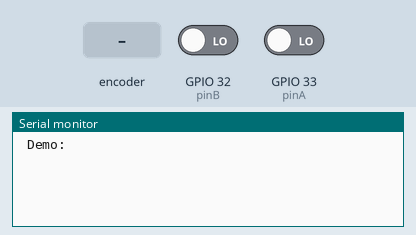
Recording of a sketch running on a simulated ESP32. On the bench: the last lines printed to the serial monitor. The inputs (shaded band) are chosen by the test bench; at power-on: GPIO 32 (pinB) LOW, GPIO 33 (pinA) LOW.

Above: at 1.2 s.
1.3 s: rotary encoder on GPIO 33 (pinA) / GPIO 32 (pinB) turned 1 step (first pin leading)
At 1.7 s:
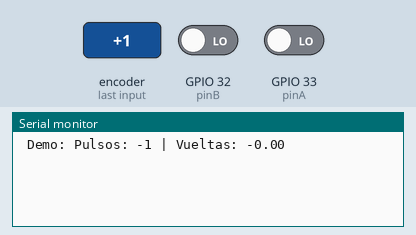
3.0 s: rotary encoder on GPIO 33 (pinA) / GPIO 32 (pinB) turned 1 step (first pin leading)
At 4.3 s:
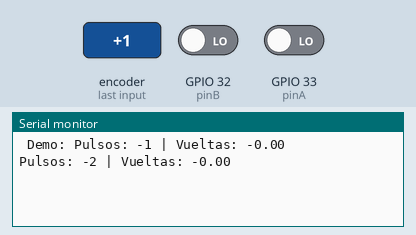

The sketch:

ESP32_LPD3806.ino
```cpp
// Se deberan conectar resistencias de 10k entre el cable verde (A) a 5v
// y el cable blanco (B) a 5v

// Pines del encoder
const int pinA = 33;
const int pinB = 32;

volatile long contador = 0;

void IRAM_ATTR encoderISR() {
  bool estadoA = digitalRead(pinA);
  bool estadoB = digitalRead(pinB);

  // Dirección: A antes que B = horario, B antes que A = antihorario
  if (estadoA == estadoB) {
    contador++;  // Horario
  } else {
    contador--;  // Antihorario
  }
}

void setup() {
  Serial.begin(115200);
  pinMode(pinA, INPUT);
  pinMode(pinB, INPUT);
Serial.print(" Demo: ");
  // Interrupción en flanco de subida de A
  attachInterrupt(digitalPinToInterrupt(pinA), encoderISR, RISING);
}

void loop() {
  static long ultimoContador = 0;

  if (contador != ultimoContador) {
    Serial.print("Pulsos: ");
    Serial.print(contador);
    Serial.print(" | Vueltas: ");
    Serial.println((float)contador / 600.0);  // 600 PPR se debera ajustar para el modelo de encoder
    ultimoContador = contador;
  }

  delay(50);  // Evita saturar el puerto serie
}
```

Measured:
- after the input at 1.3 s, the serial monitor: prints a new line after 0.05 s (image 1)
- after the input at 3.0 s, the serial monitor: prints a new line after 0.05 s (image 2)
